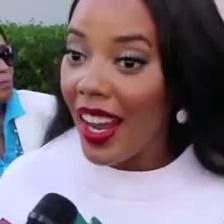
#> input picture data/benchmarks/Celeb-DF/fake/celebdf_fake_10002.jpg, 224 x 224 px; its folder holds only this picture in this run
$ python -i face_aligner.py   (imports and definitions only)
#> lines starting #> are read from the running program, lines starting #| are printed output that depends on the picture
### src/utils/logger.py
# ==============================================================================
# File: src/utils/logger.py
# Description: Centralized Logging Utility for GUARD.
# Provides unified console and file logging with customizable formats,
# log rotation readiness, and visual styling.
# ==============================================================================

import logging
import sys
from pathlib import Path
from typing import Optional


def setup_logger(
    name: str = "GUARD",
    log_file: Optional[Path] = None,
    level: int = logging.INFO,
    console_output: bool = True,
) -> logging.Logger:
    """
    Initializes and configures a standard logger instance for the application.

    Parameters:
        name (str): Identifier for the logger. Default is "GUARD".
        log_file (Optional[Path]): Destination path for log file persistence.
                                   If None, logs are only output to console.
        level (int): Minimum logging severity level (e.g. logging.DEBUG, logging.INFO).
        console_output (bool): Whether to stream logs to sys.stdout. Default is True.

    Returns:
        logging.Logger: Fully configured Logger instance.
    """
    # 1. Obtain or instantiate the logger by name
    logger = logging.getLogger(name)
    logger.setLevel(level)

    # 2. Prevent adding duplicate handlers if setup_logger is invoked multiple times
    if logger.hasHandlers():
        logger.handlers.clear()

    # 3. Define consistent message formatting
    # Format: [YYYY-MM-DD HH:MM:SS] [LEVEL] [LOGGER_NAME] Message
    log_format = logging.Formatter(
        fmt="[%(asctime)s] [%(levelname)-8s] [%(name)s]: %(message)s",
        datefmt="%Y-%m-%d %H:%M:%S",
    )

    # 4. Attach Console Stream Handler
    if console_output:
        console_handler = logging.StreamHandler(sys.stdout)
        console_handler.setLevel(level)
        console_handler.setFormatter(log_format)
        logger.addHandler(console_handler)

    # 5. Attach File Handler if destination path is specified
    if log_file is not None:
        log_file = Path(log_file)
        # Ensure target logging directory exists
        log_file.parent.mkdir(parents=True, exist_ok=True)

        file_handler = logging.FileHandler(filename=str(log_file), mode="a", encoding="utf-8")
        file_handler.setLevel(level)
        file_handler.setFormatter(log_format)
        logger.addHandler(file_handler)

    # Avoid propagation to ancestor root loggers which might duplicate entries
    logger.propagate = False

    return logger


# Default application-wide logger instance
app_logger = setup_logger(name="GUARD")

### src/preprocessing/face_aligner.py
# ==============================================================================
# File: src/preprocessing/face_aligner.py
# Description: Input Face Extraction & Bounding-Box Alignment Pipeline for GUARD.
#
# Methodology:
#   1. Detects facial bounding boxes and landmarks.
#   2. Calculates rotation angle between eyes to align faces canonically.
#   3. Expands bounding box by a configurable margin (e.g. 25%) to preserve
#      blending seams around the jaw, forehead, and hair.
#   4. Applies affine similarity transformation or smart aspect-ratio preserving
#      cropping to reach target spatial resolution (e.g. 380x380).
#   5. Gracefully falls back to high-quality center-crop/resize if no face is
#      detected (essential for non-face AI generation detection).
# ==============================================================================

import os
from typing import Optional, Tuple, Union, Dict, Any
import numpy as np
import cv2
from configs.config import FaceAlignmentConfig, default_config
from src.utils.logger import app_logger


class FaceAligner:
    """
    Modular Face Alignment and Preprocessing engine for the GUARD framework.
    Supports face extraction, eye-based canonical rotation, margin padding,
    and automatic fallback for general scene imagery.
    """

    def __init__(self, config: Optional[FaceAlignmentConfig] = None):
        """
        Initializes the FaceAligner with configuration parameters.

        Parameters:
            config (Optional[FaceAlignmentConfig]): Alignment configuration.
                If None, loads the project's default_config.face_alignment.
        """
        # Assign or fall back to default configuration
        self.config = config or default_config.face_alignment

        # Target dimensions (Height, Width) for the spatial network input
        self.target_size = self.config.target_face_size

        # Margin expansion factor (e.g. 0.25 adds 25% padding on all sides)
        self.crop_margin = self.config.crop_margin

        # Minimum confidence threshold for valid face detections
        self.confidence_threshold = self.config.confidence_threshold

        self.face_cascade = None
        self.eye_cascade = None
        self._load_cascades()

        app_logger.info(
            f"FaceAligner initialized: TargetSize={self.target_size}, "
            f"CropMargin={self.crop_margin}, Enabled={self.config.enable_face_crop}"
        )

    def _load_cascades(self) -> None:
        """Loads Haar cascade classifiers if available."""
        cascade_dir = self._find_cascade_dir()
        if cascade_dir is not None:
            face_xml = os.path.join(cascade_dir, "haarcascade_frontalface_default.xml")
            eye_xml = os.path.join(cascade_dir, "haarcascade_eye.xml")
            if os.path.exists(face_xml):
                self.face_cascade = cv2.CascadeClassifier(face_xml)
            if os.path.exists(eye_xml):
                self.eye_cascade = cv2.CascadeClassifier(eye_xml)

        if self.face_cascade is not None and not self.face_cascade.empty():
            app_logger.info(f"FaceAligner: Successfully loaded frontal face cascade from {cascade_dir}")
        else:
            app_logger.warning("FaceAligner: Cascade detector not found. Operating in automatic center-crop mode.")

    # [12 lines left out: functions __getstate__, __setstate__, not called in this run]

    @staticmethod
    def _find_cascade_dir() -> Optional[str]:
        """
        Locates the directory containing OpenCV Haar Cascades across different
        Python packaging environments (pip, Miniforge/Conda Windows, Linux).

        Returns:
            Optional[str]: Path to directory containing haarcascades, or None if not found.
        """
        import sys

        candidate_dirs = []

        # 1. Standard pip package cv2.data (if exposed)
        if hasattr(cv2, "data") and hasattr(cv2.data, "haarcascades"):
            candidate_dirs.append(cv2.data.haarcascades)

        # 2. Miniforge / Conda on Windows: sys.prefix/Library/etc/haarcascades
        candidate_dirs.append(os.path.join(sys.prefix, "Library", "etc", "haarcascades"))

        # 3. Conda / Unix: sys.prefix/share/opencv4/haarcascades or share/OpenCV/haarcascades
        candidate_dirs.append(os.path.join(sys.prefix, "share", "opencv4", "haarcascades"))
        candidate_dirs.append(os.path.join(sys.prefix, "share", "OpenCV", "haarcascades"))

        # 4. Under site-packages/cv2/data
        cv2_dir = os.path.dirname(cv2.__file__)
        candidate_dirs.append(os.path.join(cv2_dir, "data"))

        for path in candidate_dirs:
            if path and os.path.isdir(path):
                # Verify that haarcascade_frontalface_default.xml actually exists inside
                test_file = os.path.join(path, "haarcascade_frontalface_default.xml")
                if os.path.isfile(test_file):
                    return path

        return None

    @staticmethod
    def load_image(image_input: Union[str, np.ndarray]) -> np.ndarray:
        """
        Loads an image from a file path or validates an existing NumPy array.
        Always returns an RGB image array with shape (H, W, 3) and dtype uint8.

        Parameters:
            image_input (Union[str, np.ndarray]): Filepath string or NumPy array.

        Returns:
            np.ndarray: Loaded RGB image in uint8 format.

        Raises:
            FileNotFoundError: If image file path does not exist.
            ValueError: If input format is invalid or cannot be decoded.
        """
        # If input is a file path string
        if isinstance(image_input, str):
            if not os.path.exists(image_input):
                raise FileNotFoundError(f"Input image path does not exist: {image_input}")

            # cv2.imread loads images in BGR color space
            bgr_img = cv2.imread(image_input)
            if bgr_img is None:
                raise ValueError(f"Failed to read image from path: {image_input}")

            # Convert BGR to standard RGB color space
            rgb_img = cv2.cvtColor(bgr_img, cv2.COLOR_BGR2RGB)
            return rgb_img

        # If input is already a NumPy array
        elif isinstance(image_input, np.ndarray):
            # If image has 2 dimensions (grayscale), duplicate across 3 channels
            if image_input.ndim == 2:
                return cv2.cvtColor(image_input, cv2.COLOR_GRAY2RGB)
            # If image has 3 dimensions (H, W, C)
            elif image_input.ndim == 3:
                # If channel count is 4 (RGBA), drop alpha channel
                if image_input.shape[2] == 4:
                    return cv2.cvtColor(image_input, cv2.COLOR_RGBA2RGB)
                # If channel count is 3, return as is
                return image_input
            else:
                raise ValueError(f"Unsupported image array dimensions: {image_input.ndim}")

        else:
            raise TypeError(f"Expected str or np.ndarray, got {type(image_input)}")

    def detect_primary_face(
        self,
        rgb_image: np.ndarray
    ) -> Optional[Tuple[int, int, int, int]]:
        """
        Detects the primary (most prominent/largest area) face in the image.

        Parameters:
            rgb_image (np.ndarray): Input RGB image array.

        Returns:
            Optional[Tuple[int, int, int, int]]: (x, y, w, h) bounding box of the face,
                                                 or None if no face is found.
        """
        # If face cascade failed to load, return None to trigger safe center-crop fallback
        if self.face_cascade is None or self.face_cascade.empty():
            return None

        # Convert RGB image to grayscale for intensity-based detection
        gray = cv2.cvtColor(rgb_image, cv2.COLOR_RGB2GRAY)

        # Detect candidate face bounding boxes
        faces = self.face_cascade.detectMultiScale(
            gray,
            scaleFactor=1.1,
            minNeighbors=5,
            minSize=(60, 60),
            flags=cv2.CASCADE_SCALE_IMAGE
        )

        # If no faces were detected, return None
        if len(faces) == 0:
            return None

        # Select the face with the largest area (width * height) as the primary subject
        largest_face = max(faces, key=lambda rect: rect[2] * rect[3])
        return tuple(largest_face)

    # [160 lines left out: functions detect_eyes, expand_bbox, align_and_crop, not called in this run]

    def fallback_center_crop(self, rgb_image: np.ndarray) -> np.ndarray:
        """
        Fallback mechanism when face detection is disabled or no face is found.
        Performs a center-square crop preserving aspect ratio, then resizes to `target_size`.

        Parameters:
            rgb_image (np.ndarray): Source RGB image.

        Returns:
            np.ndarray: Square center-cropped and resized image of size `target_size`.
        """
        img_h, img_w = rgb_image.shape[:2]
        target_h, target_w = self.target_size

        # Find the shorter dimension to create a square bounding region
        min_dim = min(img_h, img_w)

        # Calculate top-left offsets for centered crop
        start_y = (img_h - min_dim) // 2
        start_x = (img_w - min_dim) // 2

        # Extract square center crop
        square_crop = rgb_image[start_y : start_y + min_dim, start_x : start_x + min_dim]

        # Resize to target resolution
        resized = cv2.resize(square_crop, (target_w, target_h), interpolation=cv2.INTER_CUBIC)

        return resized

    def process(
        self,
        image_input: Union[str, np.ndarray]
    ) -> Dict[str, Any]:
        """
        End-to-end preprocessing pipeline.
        Loads image, detects face, extracts aligned region, or gracefully falls back.

        Parameters:
            image_input (Union[str, np.ndarray]): Input image path or NumPy array.

        Returns:
            Dict[str, Any]: Dictionary containing:
                - 'aligned_image' (np.ndarray): Processed RGB image ready for model streams (H, W, 3).
                - 'face_detected' (bool): Whether a human face was successfully located.
                - 'bbox' (Optional[Tuple[int, int, int, int]]): Face bbox (x, y, w, h) if detected.
                - 'eye_centers' (Optional[Tuple]): Detected eye positions if resolved.
                - 'original_shape' (Tuple[int, int, int]): Original dimensions of input image.
        """
        # 1. Load and standardize image into RGB uint8 array
        rgb_img = self.load_image(image_input)
        original_shape = rgb_img.shape

        # 2. Check if face alignment is explicitly enabled
        if not self.config.enable_face_crop:
            return {
                "aligned_image": self.fallback_center_crop(rgb_img),
                "face_detected": False,
                "bbox": None,
                "eye_centers": None,
                "original_shape": original_shape,
            }

        # 3. Detect primary face bounding box
        face_bbox = self.detect_primary_face(rgb_img)

        # 4. If no face is detected, fall back to center-square cropping
        if face_bbox is None:
            return {
                "aligned_image": self.fallback_center_crop(rgb_img),
                "face_detected": False,
                "bbox": None,
                "eye_centers": None,
                "original_shape": original_shape,
            }

        # 5. Detect eyes for canonical tilt correction
        eye_centers = self.detect_eyes(rgb_img, face_bbox)

        # 6. Perform alignment, margin expansion, cropping, and resizing
        aligned_face = self.align_and_crop(rgb_img, face_bbox, eye_centers)

        return {
            "aligned_image": aligned_face,
            "face_detected": True,
            "bbox": face_bbox,
            "eye_centers": eye_centers,
            "original_shape": original_shape,
        }

    def visualize_alignment(
        self,
        image_input: Union[str, np.ndarray],
        output_path: Optional[str] = None
    ) -> np.ndarray:
        """
        Utility for visual inspection and debugging.
        Renders a side-by-side comparison of the original image with bounding
        boxes/landmarks alongside the aligned output crop.

        Parameters:
            image_input (Union[str, np.ndarray]): Input image path or array.
            output_path (Optional[str]): Optional destination to save comparison image.

        Returns:
            np.ndarray: Side-by-side composite RGB image.
        """
        # Run standard alignment pipeline
        res = self.process(image_input)
        orig_img = self.load_image(image_input)
        aligned = res["aligned_image"]

        # Create an annotated copy of the original image
        annotated = orig_img.copy()

        # If a face was detected, draw the bounding box and landmarks
        if res["face_detected"] and res["bbox"] is not None:
            x, y, w, h = res["bbox"]
            # Draw green bounding box around detected face
            cv2.rectangle(annotated, (x, y), (x + w, y + h), (0, 255, 0), 3)

            # Draw cyan dots on eye centers if detected
            if res["eye_centers"] is not None:
                left_eye, right_eye = res["eye_centers"]
                cv2.circle(annotated, (int(left_eye[0]), int(left_eye[1])), 6, (0, 255, 255), -1)
                cv2.circle(annotated, (int(right_eye[0]), int(right_eye[1])), 6, (0, 255, 255), -1)

        # Resize both panels to standard visualization height (e.g. 400px)
        viz_height = 400
        aspect_orig = annotated.shape[1] / annotated.shape[0]
        resized_orig = cv2.resize(annotated, (int(viz_height * aspect_orig), viz_height))
        resized_aligned = cv2.resize(aligned, (viz_height, viz_height))

        # Stack panels horizontally (Original + Annotated | Aligned & Cropped)
        composite = np.hstack([resized_orig, resized_aligned])

        # If output file path is specified, save to disk
        if output_path is not None:
            os.makedirs(os.path.dirname(os.path.abspath(output_path)), exist_ok=True)
            # Convert RGB back to BGR for OpenCV imwrite
            cv2.imwrite(output_path, cv2.cvtColor(composite, cv2.COLOR_RGB2BGR))
            app_logger.info(f"Saved alignment visualization to: {output_path}")

        return composite

>>> import cv2
>>> picture = cv2.cvtColor(cv2.imread('../../data/benchmarks/Celeb-DF/fake/celebdf_fake_10002.jpg'), cv2.COLOR_BGR2RGB)
>>> result = FaceAligner().visualize_alignment(picture)
#> in detect_primary_face, `gray = cv2.cvtColor(rgb_image, cv2.COLOR_RGB2GRAY)`:
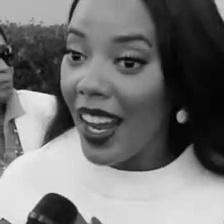
#> gray: shape (224, 224); min 1, max 246, mean 115.6
#> in detect_primary_face, `faces = self.face_cascade.detectMultiScale( gray, scaleFactor=1.1, min..`: faces = ()
#> in visualize_alignment, `res = self.process(image_input)`: res = 5 items
#> in visualize_alignment, `composite = np.hstack([resized_orig, resized_aligned])`:
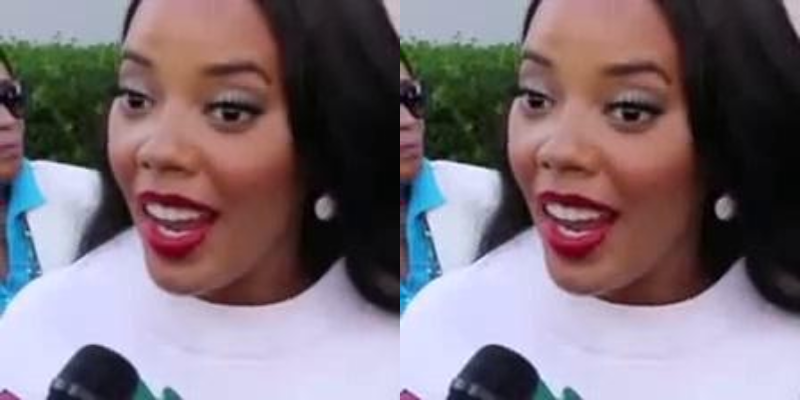
#> composite: shape (400, 800, 3); mean R, G, B 123.9, 110.5, 118.7

$ run again, on data/benchmarks/Celeb-DF/fake/celebdf_fake_10003.jpg
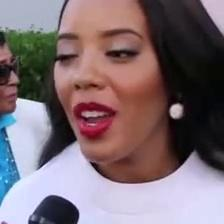
#> input picture data/benchmarks/Celeb-DF/fake/celebdf_fake_10003.jpg, 224 x 224 px
#> in detect_primary_face, `gray = cv2.cvtColor(rgb_image, cv2.COLOR_RGB2GRAY)`:
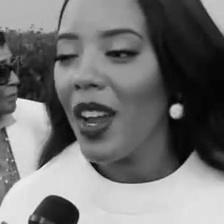
#> gray: shape (224, 224); min 2, max 251, mean 115.1
#> faces = ()
#> res = 5 items
#> in visualize_alignment, `composite = np.hstack([resized_orig, resized_aligned])`:
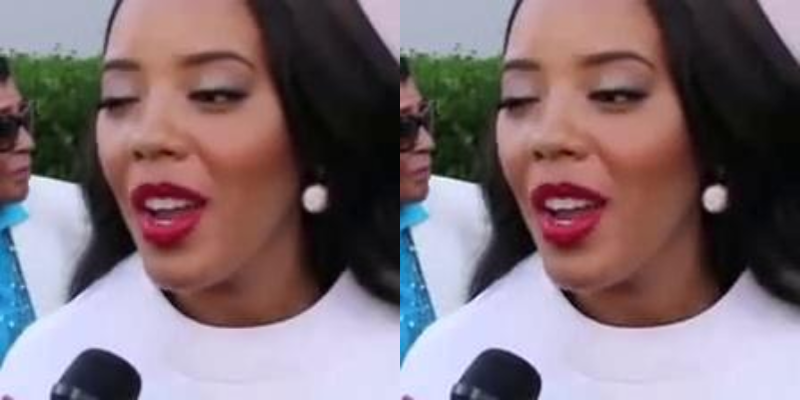
#> composite: shape (400, 800, 3); mean R, G, B 125.8, 109.3, 115.7

$ run again, on data/benchmarks/Celeb-DF/fake/celebdf_fake_10004.jpg
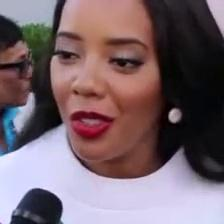
#> input picture data/benchmarks/Celeb-DF/fake/celebdf_fake_10004.jpg, 224 x 224 px
#> faces = [[25, 2, 145, 145]]
#> largest_face = [25, 2, 145, 145]
#> face_bbox = (25, 2, 145, 145)
#> fx = 25; fy = 2; fw = 145
#> eye_search_h = 87
#> eyes = [[25, 36, 33, 33], [77, 41, 39, 39]]
#> e1 = [25, 36, 33, 33]
#> e2 = [77, 41, 39, 39]
#> left_eye_center = (66.5, 54.5)
#> right_eye_center = (121.5, 62.5)
#> eye_centers = ((66.5, 54.5), (121.5, 62.5))
#> in align_and_crop, `left_eye, right_eye = eye_centers`: left_eye = (66.5, 54.5); right_eye = (121.5, 62.5)
#> dx = 55
#> dy = 8
#> angle = 8.28
#> eyes_center = (94, 58.5)
#> rot_matrix = [[0.99, 0.144, -7.44], [-0.144, 0.99, 14.14]]
#> in expand_bbox, `x, y, w, h = bbox`: x = 25; y = 2; w = 145
#> margin_x = 36
#> in expand_bbox, `x1 = max(0, x - margin_x)`: x1 = 0
#> in expand_bbox, `x2 = min(img_w, x + w + margin_x)`: x2 = 206
#> in expand_bbox, `y2 = min(img_h, y + h + margin_y)`: y2 = 183
#> in align_and_crop, `x1, y1, x2, y2 = self.expand_bbox(face_bbox, rotated_img.shape, margin..`: x1 = 0; x2 = 206; y2 = 183
#> in align_and_crop, `aligned_face = cv2.resize(face_crop, (target_w, target_h), interpolati..`:
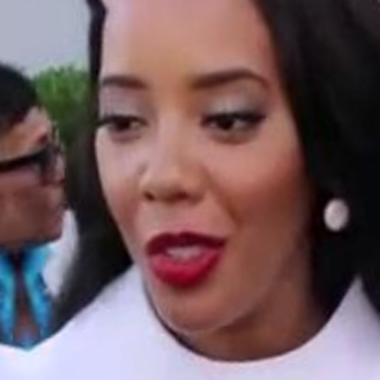
#> aligned_face: shape (380, 380, 3); mean R, G, B 114.9, 91.2, 94.6
#> res = 5 items
#> in visualize_alignment, `x, y, w, h = res["bbox"]`: x = 25; y = 2; w = 145
#> in visualize_alignment, `left_eye, right_eye = res["eye_centers"]`: left_eye = (66.5, 54.5); right_eye = (121.5, 62.5)
#> in visualize_alignment, `composite = np.hstack([resized_orig, resized_aligned])`:
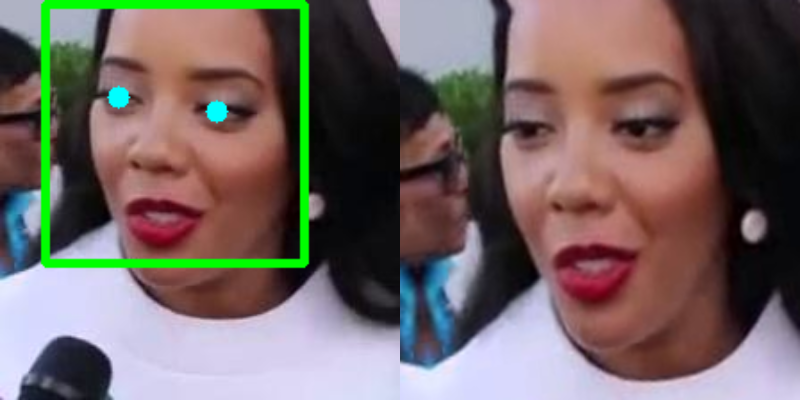
#> composite: shape (400, 800, 3); mean R, G, B 114.1, 101.2, 99.2
